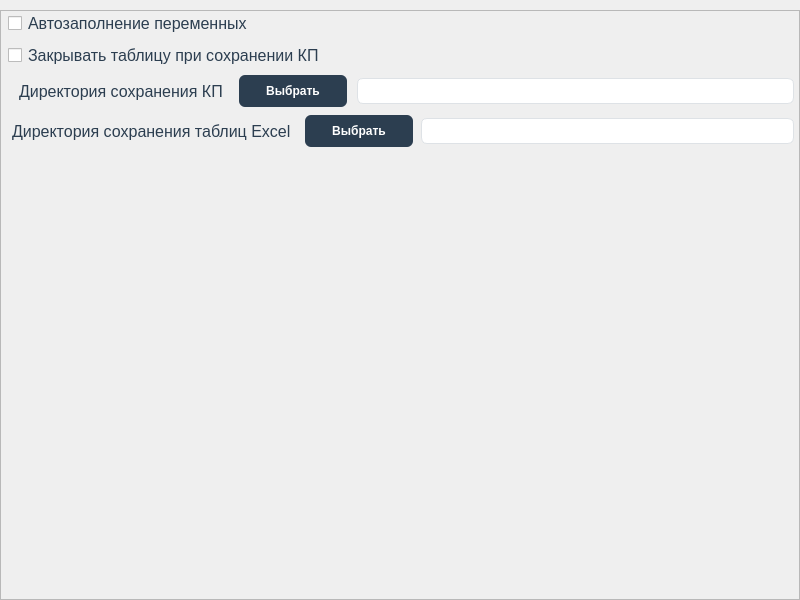
<?xml version="1.0" encoding="UTF-8"?>
<ui version="4.0">
 <class>MainWindow</class>
 <widget class="QMainWindow" name="MainWindow">
  <property name="geometry">
   <rect>
    <x>0</x>
    <y>0</y>
    <width>800</width>
    <height>600</height>
   </rect>
  </property>
  <property name="windowTitle">
   <string>Настройки</string>
  </property>
  <property name="autoFillBackground">
   <bool>false</bool>
  </property>
  <property name="styleSheet">
   <string notr="true">QQMainWindow {
    background-color: #f5f7fa;
	font-family: 'Inter', -apple-system, BlinkMacSystemFont, 'Segoe UI', sans-serif;
}

/* ===== ЦЕНТРАЛЬНЫЙ ВИДЖЕТ ===== */
QWidget#centralWidget {
    background-color: #f5f7fa;
    padding: 15px;
}

/* ===== ТАБЛИЦА (Основной виджет) ===== */
QTableWidget {
    background-color: #ffffff;
    gridline-color: #dee2e6;
    border: 1px solid #dee2e6;
    border-radius: 10px;
    font-family: 'Inter';
    font-size: 12px;
    selection-background-color: #e3f2fd;
    selection-color: #1565c0;
    alternate-background-color: #f8f9fa;
    padding: 2px;
}

/* Заголовки столбцов таблицы */
QHeaderView::section {
    background-color: #2c3e50;
    color: white;
    padding: 12px 15px;
    border: none;
    font-weight: 600;
    font-size: 13px;
    border-right: 1px solid #34495e;
    border-bottom: 2px solid #1a252f;
    text-align: left;
}

QHeaderView::section:first {
    border-top-left-radius: 9px;
    padding-left: 20px;
}

QHeaderView::section:last {
    border-top-right-radius: 9px;
    border-right: none;
}

/* Ячейки таблицы */
QTableWidget::item {
    padding: 10px 15px;
    border-bottom: 1px solid #f1f3f5;
}

/* Чередование строк таблицы */
QTableWidget::item:nth-child(even) {
    background-color: #f8f9fa;
}

QTableWidget::item:nth-child(odd) {
    background-color: #ffffff;
}

/* Выделенная строка */
QTableWidget::item:selected {
    background-color: #e3f2fd;
    color: #1565c0;
    font-weight: 500;
    border-left: 3px solid #2196f3;
}



/* Кнопки действий */
QPushButton#addButton {
    background-color: #27ae60;
}

QPushButton#addButton:hover {
    background-color: #2ecc71;
}

QPushButton#deleteButton {
    background-color: #e74c3c;
}

QPushButton#deleteButton:hover {
    background-color: #c0392b;
}

QPushButton#editButton {
    background-color: #3498db;
}

QPushButton#editButton:hover {
    background-color: #2980b9;
}

QPushButton#exportButton {
    background-color: #9b59b6;
}

QPushButton#exportButton:hover {
    background-color: #8e44ad;
}

/* ===== ПАНЕЛЬ ИНСТРУМЕНТОВ ===== */
QToolBar {
    background-color: #2c3e50;
    border: none;
    padding: 5px;
    spacing: 10px;
    border-bottom: 2px solid #1a252f;
}

QToolBar QToolButton {
    background-color: transparent;
    color: white;
    padding: 8px;
    border-radius: 4px;
}

QToolBar QToolButton:hover {
    background-color: rgba(255, 255, 255, 0.1);
}

QToolBar QToolButton:pressed {
    background-color: rgba(255, 255, 255, 0.2);
}

/* ===== СТАТУС БАР ===== */
QStatusBar {
    background-color: #2c3e50;
    color: white;
    font-size: 11px;
    padding: 8px 15px;
    border-top: 1px solid #34495e;
}

QStatusBar QLabel {
    color: white;
    padding: 0 10px;
}

/* ===== МЕНЮ БАР ===== */
QMenuBar {
    background-color: #2c3e50;
    color: white;
    border-bottom: 2px solid #1a252f;
}

QMenuBar::item {
    background-color: transparent;
    padding: 8px 15px;
    border-radius: 4px;
}

QMenuBar::item:selected {
    background-color: rgba(255, 255, 255, 0.1);
}

QMenuBar::item:pressed {
    background-color: rgba(255, 255, 255, 0.2);
}

QMenu {
    background-color: #2c3e50;
    color: white;
    border: 1px solid #34495e;
    border-radius: 6px;
    padding: 5px;
}

QMenu::item {
    padding: 8px 30px 8px 20px;
    border-radius: 4px;
}

QMenu::item:selected {
    background-color: rgba(255, 255, 255, 0.1);
}

QMenu::separator {
    height: 1px;
    background-color: #34495e;
    margin: 5px 10px;
}

/* ===== ПАНЕЛЬ ИНСТРУМЕНТОВ СЛЕВА/СПРАВА ===== */
QDockWidget {
    background-color: #ffffff;
    border: 1px solid #dee2e6;
    border-radius: 8px;
    font-size: 12px;
    titlebar-close-icon: url(close.png);
    titlebar-normal-icon: url(float.png);
}

QDockWidget::title {
    background-color: #2c3e50;
    color: white;
    padding: 10px;
    border-top-left-radius: 7px;
    border-top-right-radius: 7px;
    text-align: center;
    font-weight: 600;
}

/* ===== ГРУППОВЫЕ БОКСЫ ===== */
QGroupBox {
    background-color: white;
    border: 1px solid #dee2e6;
    border-radius: 8px;
    margin-top: 10px;
    padding-top: 15px;
    font-weight: 600;
    font-size: 13px;
    color: #2c3e50;
}

QGroupBox::title {
    subcontrol-origin: margin;
    left: 15px;
    padding: 0 10px;
    background-color: #2c3e50;
    color: white;
    border-radius: 4px;
}

/* ===== МЕТКИ ===== */
QLabel {
    color: #2c3e50;
    font-size: 12px;
    padding: 2px;
}

QLabel#titleLabel {
    font-size: 16px;
    font-weight: 700;
    color: #2c3e50;
}

QLabel#totalLabel {
    font-size: 14px;
    font-weight: 600;
    color: #2c3e50;
    padding: 10px;
    background-color: #e8f5e9;
    border-radius: 6px;
    border: 1px solid #c8e6c9;
}



QLineEdit:focus, QComboBox:focus, QDateEdit:focus {
    border: 1px solid #3498db;
    background-color: #f8fdff;
}

QComboBox::drop-down {
    border: none;
    background-color: #2c3e50;
    border-radius: 0 5px 5px 0;
    width: 25px;
}

QComboBox::down-arrow {
    image: url(down_arrow.png);
    width: 12px;
    height: 6px;
}

/* ===== ПОЛОСЫ ПРОКРУТКИ ===== */
QScrollBar:vertical {
    border: none;
    background: #f8f9fa;
    width: 12px;
    border-radius: 6px;
}

QScrollBar::handle:vertical {
    background: #b0bec5;
    border-radius: 6px;
    min-height: 30px;
}

QScrollBar::handle:vertical:hover {
    background: #78909c;
}

QScrollBar::add-line:vertical, QScrollBar::sub-line:vertical {
    height: 0px;
}

QScrollBar:horizontal {
    border: none;
    background: #f8f9fa;
    height: 12px;
    border-radius: 6px;
}

QScrollBar::handle:horizontal {
    background: #b0bec5;
    border-radius: 6px;
    min-width: 30px;
}

QScrollBar::handle:horizontal:hover {
    background: #78909c;
}

/* ===== СПИСОК (QListWidget) ===== */
QListWidget {
    background-color: white;
    border: 1px solid #dee2e6;
    border-radius: 8px;
    font-size: 12px;
    padding: 5px;
}

QListWidget::item {
    padding: 8px 12px;
    border-bottom: 1px solid #f1f3f5;
    border-radius: 4px;
}

QListWidget::item:selected {
    background-color: #e3f2fd;
    color: #1565c0;
    font-weight: 500;
}

/* ===== ДЕРЕВО (QTreeWidget) ===== */
QTreeWidget {
    background-color: white;
    border: 1px solid #dee2e6;
    border-radius: 8px;
    font-size: 12px;
}

QTreeWidget::item {
    padding: 8px;
    border-bottom: 1px solid #f1f3f5;
}

QTreeWidget::item:selected {
    background-color: #e3f2fd;
    color: #1565c0;
}

/* ===== ВКЛАДКИ (QTabWidget) ===== */
QTabWidget::pane {
    border: 1px solid #dee2e6;
    border-radius: 8px;
    background-color: white;
    margin-top: 5px;
}

QTabBar::tab {
    background-color: #f8f9fa;
    color: #2c3e50;
    padding: 10px 20px;
    margin-right: 2px;
    border-top-left-radius: 6px;
    border-top-right-radius: 6px;
    font-weight: 600;
}

QTabBar::tab:selected {
    background-color: #2c3e50;
    color: white;
}

QTabBar::tab:hover:!selected {
    background-color: #e9ecef;
}

/* ===== ПАНЕЛЬ ФИЛЬТРОВ ===== */
QWidget#filterPanel {
    background-color: white;
    border: 1px solid #dee2e6;
    border-radius: 8px;
    padding: 15px;
}

/* ===== СТАТУСНЫЕ ИКОНКИ ===== */
QLabel[status=&quot;success&quot;] {
    color: #27ae60;
    font-weight: 600;
}

QLabel[status=&quot;warning&quot;] {
    color: #f39c12;
    font-weight: 600;
}

QLabel[status=&quot;error&quot;] {
    color: #e74c3c;
    font-weight: 600;
}

/* ===== ФИНАНСОВЫЕ СТИЛИ (для таблицы) ===== */
QTableWidget::item[positive=&quot;true&quot;] {
    color: #27ae60;
    background-color: rgba(39, 174, 96, 0.1);
    font-weight: 600;
}

QTableWidget::item[negative=&quot;true&quot;] {
    color: #e74c3c;
    background-color: rgba(231, 76, 60, 0.1);
    font-weight: 600;
}

QTableWidget::item[zero=&quot;true&quot;] {
    color: #7f8c8d;
    font-style: italic;
}

/* ===== ИКОНКИ ===== */
QToolButton[iconOnly=&quot;true&quot;] {
    border: none;
    background-color: transparent;
    padding: 5px;
    border-radius: 4px;
}

QToolButton[iconOnly=&quot;true&quot;]:hover {
    background-color: rgba(44, 62, 80, 0.1);
}

/* ===== РАЗДЕЛИТЕЛИ ===== */
QFrame#line {
    background-color: #dee2e6;
    border: none;
    min-height: 1px;
    max-height: 1px;
}

/* ===== ДИАЛОГОВЫЕ ОКНА ===== */
QDialog {
    background-color: #f5f7fa;
}

QDialog QLabel {
    color: #2c3e50;
}

QDialog QPushButton {
    min-width: 80px;
}</string>
  </property>
  <widget class="QWidget" name="centralwidget">
   <layout class="QVBoxLayout" name="verticalLayout_2">
    <property name="spacing">
     <number>0</number>
    </property>
    <property name="leftMargin">
     <number>0</number>
    </property>
    <property name="topMargin">
     <number>10</number>
    </property>
    <property name="rightMargin">
     <number>0</number>
    </property>
    <property name="bottomMargin">
     <number>0</number>
    </property>
    <item>
     <widget class="QScrollArea" name="scrollArea">
      <property name="widgetResizable">
       <bool>true</bool>
      </property>
      <widget class="QWidget" name="scrollAreaWidgetContents">
       <property name="geometry">
        <rect>
         <x>0</x>
         <y>0</y>
         <width>798</width>
         <height>588</height>
        </rect>
       </property>
       <layout class="QVBoxLayout" name="verticalLayout_3">
        <property name="spacing">
         <number>0</number>
        </property>
        <property name="leftMargin">
         <number>5</number>
        </property>
        <property name="topMargin">
         <number>0</number>
        </property>
        <property name="rightMargin">
         <number>5</number>
        </property>
        <property name="bottomMargin">
         <number>0</number>
        </property>
        <item>
         <layout class="QVBoxLayout" name="verticalLayout">
          <property name="spacing">
           <number>8</number>
          </property>
          <item>
           <widget class="QCheckBox" name="autoFillCheckBox">
            <property name="styleSheet">
             <string notr="true">color: #2c3e50;
font-size: 16px;
padding: 2px;</string>
            </property>
            <property name="text">
             <string>Автозаполнение переменных</string>
            </property>
           </widget>
          </item>
          <item>
           <widget class="QCheckBox" name="closeTableCheckBox">
            <property name="font">
             <font>
              <pointsize>-1</pointsize>
             </font>
            </property>
            <property name="styleSheet">
             <string notr="true">color: #2c3e50;
font-size: 16px;
padding: 2px;</string>
            </property>
            <property name="text">
             <string>Закрывать таблицу при сохранении КП</string>
            </property>
           </widget>
          </item>
          <item>
           <layout class="QHBoxLayout" name="horizontalLayout">
            <property name="spacing">
             <number>10</number>
            </property>
            <property name="leftMargin">
             <number>7</number>
            </property>
            <property name="topMargin">
             <number>0</number>
            </property>
            <item>
             <widget class="QLabel" name="label">
              <property name="styleSheet">
               <string notr="true">color: #2c3e50;
font-size: 16px;
padding: 2px;</string>
              </property>
              <property name="text">
               <string>Директория сохранения КП</string>
              </property>
             </widget>
            </item>
            <item>
             <widget class="QPushButton" name="dirOpenButton">
              <property name="minimumSize">
               <size>
                <width>108</width>
                <height>32</height>
               </size>
              </property>
              <property name="styleSheet">
               <string notr="true">QPushButton {
    background-color: #2c3e50;
    color: white;
    border: none;
    padding: 4px 4px;
    border-radius: 6px;
    font-weight: 600;
    font-size: 12px;
    min-height: 24px;
    min-width: 100px;
}

QPushButton:hover {
    background-color: #34495e;
    border: 1px solid #2c3e50;
}

QPushButton:pressed {
    background-color: #1a252f;
}</string>
              </property>
              <property name="text">
               <string>Выбрать</string>
              </property>
             </widget>
            </item>
            <item>
             <widget class="QLineEdit" name="CPdirLine">
              <property name="styleSheet">
               <string notr="true">QLineEdit, QComboBox, QDateEdit, QSpinBox, QDoubleSpinBox {
    background-color: white;
    border: 1px solid #dee2e6;
    border-radius: 6px;
    padding: 4px 8px;
    font-size: 12px;
    color: #2c3e50;
    min-height: 8px;
    selection-background-color: #e3f2fd;
}</string>
              </property>
             </widget>
            </item>
           </layout>
          </item>
          <item>
           <layout class="QHBoxLayout" name="horizontalLayout_2">
            <property name="topMargin">
             <number>0</number>
            </property>
            <item>
             <widget class="QLabel" name="label_2">
              <property name="styleSheet">
               <string notr="true">color: #2c3e50;
font-size: 16px;
padding: 2px;</string>
              </property>
              <property name="text">
               <string>Директория сохранения таблиц Excel</string>
              </property>
             </widget>
            </item>
            <item>
             <widget class="QPushButton" name="dirOpenButton_2">
              <property name="styleSheet">
               <string notr="true">QPushButton {
    background-color: #2c3e50;
    color: white;
    border: none;
    padding: 4px 4px;
    border-radius: 6px;
    font-weight: 600;
    font-size: 12px;
    min-height: 24px;
    min-width: 100px;
}

QPushButton:hover {
    background-color: #34495e;
    border: 1px solid #2c3e50;
}

QPushButton:pressed {
    background-color: #1a252f;
}</string>
              </property>
              <property name="text">
               <string>Выбрать</string>
              </property>
             </widget>
            </item>
            <item>
             <widget class="QLineEdit" name="ExcelDirLine">
              <property name="styleSheet">
               <string notr="true">QLineEdit, QComboBox, QDateEdit, QSpinBox, QDoubleSpinBox {
    background-color: white;
    border: 1px solid #dee2e6;
    border-radius: 6px;
    padding: 4px 8px;
    font-size: 12px;
    color: #2c3e50;
    min-height: 8px;
    selection-background-color: #e3f2fd;
}</string>
              </property>
             </widget>
            </item>
           </layout>
          </item>
          <item>
           <spacer name="verticalSpacer">
            <property name="orientation">
             <enum>Qt::Orientation::Vertical</enum>
            </property>
            <property name="sizeHint" stdset="0">
             <size>
              <width>20</width>
              <height>40</height>
             </size>
            </property>
           </spacer>
          </item>
         </layout>
        </item>
       </layout>
      </widget>
     </widget>
    </item>
   </layout>
  </widget>
 </widget>
 <resources/>
 <connections/>
</ui>
